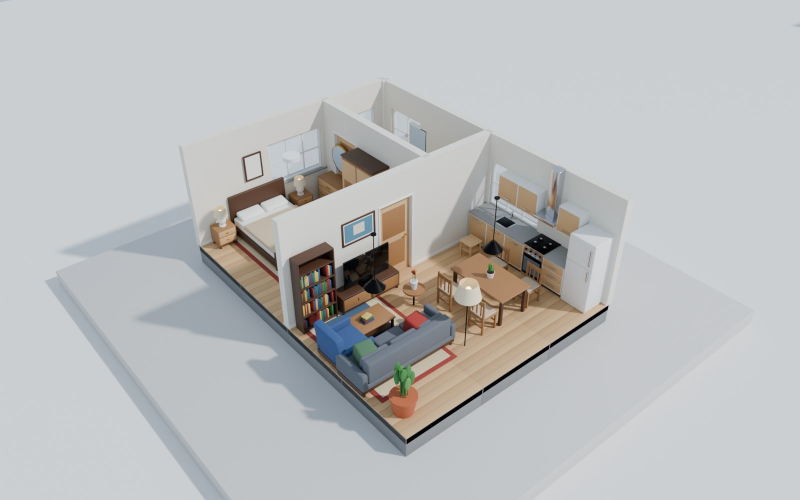
#> input picture HomeKit/Scenes/Renders/Example_Place/Interior_Cutaway.jpg, 1600 x 1000 px (shown at 1/2 size)
$ python make_tiktok_haakoz_brand.py ../../HomeKit/Scenes/Renders/Example_Place/Exterior.jpg ../../HomeKit/Scenes/Renders/Example_Place/Interior_Cutaway.jpg ../../HomeKit/Scenes/Renders/Example_Place/Interior_Cutaway.jpg
#> lines starting #> are read from the running program, lines starting #| are printed output that depends on the picture; after the words box and inside, x2 and y2 are one past the last pixel; in counts of white or black regions, pixels touching at a corner belong together
"""
TikTok (1080x1920, 30 i/s) « pack de pioches » aux couleurs du site Haakoz.com : écran de lancement violet avec le logo HK qui goutte,
fiche produit style site (carte à coins arrondis, pastille « Modèles 3D », étiquette PRIX, nom avec badge vérifié, ligne « Haakoz »),
fond clair lavande, texte marine, boutons violets, puis carte de fin violette avec le prix.

    python tools/video/make_tiktok_haakoz_brand.py <pioches.mp4> <screenshot_splash_logo.png> <sortie.mp4>

Charte relevée sur les captures du site : violet #6E53F6, fond #FBF8FD, texte marine #1B1636, violet des puces #5841D8, lavande #E7DEF8.
"""
import math
import os
import subprocess
import sys
import wave

import numpy as np
from PIL import Image, ImageDraw, ImageFilter, ImageFont

sys.path.insert(0, os.path.dirname(os.path.abspath(__file__)))
import _sfx as sx  # noqa: E402
from _sfx import SR, add, bell, boom, ping, reverb, riser, whoosh  # noqa: E402

W, H, FPS = 1080, 1920, 30
src, logo_shot, out = sys.argv[1], sys.argv[2], sys.argv[3]
TMP = os.path.join(os.path.dirname(os.path.abspath(out)), "_tmp_hk")
os.makedirs(TMP, exist_ok=True)
FB = "/usr/share/fonts/opentype/inter/InterDisplay-Black.otf"
FX = "/usr/share/fonts/opentype/inter/InterDisplay-ExtraBold.otf"
FS = "/usr/share/fonts/opentype/inter/InterDisplay-SemiBold.otf"
PURPLE, PURPLE_D, NAVY, LAV, PAGE = (110, 83, 246), (88, 65, 216), (27, 22, 54), (231, 222, 248), (251, 248, 253)
SITE = "haakoz.com"
PRICE = "$9"

OVT = 0.35                      # fondu entre pioches (dans la fenêtre)
OV = 0.5                        # transition entre scènes
D0, D1, D2 = 1.6, 14.0, 3.6     # visibles : lancement / fiche produit / fin
TOTAL = D0 + D1 + D2
S1_0 = D0                       # début de la scène 1 (temps absolu)
S2_0 = D0 + D1
PICK0, PICKD = 2.5, 1.5         # temps local (scène 1) du premier plan pioche, durée de chacun
WX, WY, WW, WH = 80, 470, 920, 840
GY0, GH = 290, 1200             # le groupe « carte » : y absolu de départ et hauteur (centre = centre de la fenêtre)
MATS = ["WOOD", "COPPER", "IRON", "GOLD", "DIAMOND", "URANIUM", "RUBY", "LAPIS"]
print("durée", TOTAL)


# [4 lines left out: function run, not called in this run]


def font(path, size):
    return ImageFont.truetype(path, size)


def textlen(txt, f):
    return ImageDraw.Draw(Image.new("L", (1, 1))).textlength(txt, font=f)


def rr_mask(w, h, r, ss=4):
    m = Image.new("L", (w * ss, h * ss), 0)
    ImageDraw.Draw(m).rounded_rectangle((0, 0, w * ss - 1, h * ss - 1), r * ss, fill=255)
    return m.resize((w, h), Image.LANCZOS)


def grad_img(w, h, c0, c1, horizontal=False):
    a = np.zeros((h, w, 3), np.float32)
    for c in range(3):
        a[:, :, c] = (np.linspace(c0[c], c1[c], w)[None, :] if horizontal else np.linspace(c0[c], c1[c], h)[:, None])
    return Image.fromarray(a.astype(np.uint8)).convert("RGBA")


def paste(base, im, x, y):
    x, y = int(x), int(y)
    cx0, cy0 = max(0, -x), max(0, -y)
    cx1, cy1 = min(im.width, base.width - x), min(im.height, base.height - y)
    if cx1 > cx0 and cy1 > cy0:
        base.alpha_composite(im.crop((cx0, cy0, cx1, cy1)), (x + cx0, y + cy0))


def shadow(im, blur=26, dy=14, alpha=0.22, col=(110, 83, 246)):
    pad = blur * 3
    base = Image.new("RGBA", (im.width + 2 * pad, im.height + 2 * pad), (0, 0, 0, 0))
    a = im.split()[3].point(lambda v: int(v * alpha))
    s = Image.new("RGBA", im.size, col + (0,))
    s.putalpha(a)
    sh = Image.new("RGBA", base.size, (0, 0, 0, 0))
    sh.paste(s, (pad, pad + dy))
    sh = sh.filter(ImageFilter.GaussianBlur(blur))
    base.alpha_composite(sh)
    base.alpha_composite(im, (pad, pad))
    return base


def pill(text, size, fg, bg=None, gradient=None, padx=1.0, pady=0.55, fontp=FB, outline=None, shad=False):
    f = font(fontp, size)
    tw = int(textlen(text, f))
    w, h = tw + int(size * 2 * padx), int(size * (1 + 2 * pady))
    m = rr_mask(w, h, h // 2)
    body = grad_img(w, h, *gradient) if gradient else Image.new("RGBA", (w, h), bg + (255,))
    body.putalpha(m)
    im = Image.new("RGBA", (w, h), (0, 0, 0, 0))
    im.alpha_composite(body)
    if outline:
        ImageDraw.Draw(im).rounded_rectangle((1, 1, w - 2, h - 2), h // 2, outline=outline + (255,), width=3)
    ImageDraw.Draw(im).text((w / 2, h / 2 + size * 0.04), text, font=f, fill=fg + (255,), anchor="mm")
    return shadow(im) if shad else im


def text_im(lines, color_top, color_bot, size, fontp=FB, gap=1.05, glow=None, maxw=940):
    f = font(fontp, size)
    while max(textlen(l, f) for l in lines) > maxw and size > 30:
        size -= 4
        f = font(fontp, size)
    lh = int(size * gap)
    pad = 40
    w = int(max(textlen(l, f) for l in lines)) + 2 * pad
    h = lh * len(lines) + 2 * pad
    mask = Image.new("L", (w, h), 0)
    d = ImageDraw.Draw(mask)
    for i, l in enumerate(lines):
        d.text((w / 2, pad + i * lh + lh / 2), l, font=f, fill=255, anchor="mm")
    im = Image.new("RGBA", (w, h), (0, 0, 0, 0))
    if glow:
        g = Image.new("RGBA", (w, h), glow + (0,))
        g.putalpha(mask.filter(ImageFilter.GaussianBlur(14)).point(lambda v: int(v * 0.6)))
        im.alpha_composite(g)
    gi = grad_img(w, h, color_top, color_bot)
    gi.putalpha(mask)
    im.alpha_composite(gi)
    return im


# ============================================================ logo (extrait de la capture : clé de couleur sur le violet du site)
def make_logo():
    a = Image.open(logo_shot).convert("RGB")
#> a is the input picture: PIL image 1600x1000 RGB; mean R, G, B 186, 187.1, 187.6
    k = a.width / 923
    box = (int(300 * k), int(740 * k), int(670 * k), int(1140 * k))
    c = np.asarray(a.crop(box)).astype(np.float32)
#> c: shape (694, 641, 3) float32; every value is 0
    bg = np.array([110, 83, 246], np.float32)
    diff = np.maximum(c[:, :, 0] - bg[0], c[:, :, 1] - bg[1])
#> diff: shape (694, 641) float32; every value is -83
    al = np.clip((diff - 8) / 26.0, 0, 1)
#> al: shape (694, 641) float32; every value is 0
    al3 = np.maximum(al, 1e-3)[:, :, None]
#> al3: shape (694, 641, 1) float32; every value is 0.001
    fg = np.clip((c - bg * (1 - al3)) / al3, 0, 255)
    im = Image.fromarray(np.dstack([fg, al * 255]).astype(np.uint8), "RGBA")
    bb = im.getbbox()
#> bb = None
    im = im.crop(bb)
    return im


# ============================================================ éléments graphiques
def make_assets():
    logo = make_logo()
    lw = 400
    big = logo.resize((lw, int(logo.height * lw / logo.width)), Image.LANCZOS)
#> big: PIL image 400x433 RGBA; every value is 0
    big.save(f"{TMP}/logo_big.png")
    mid = logo.resize((230, int(logo.height * 230 / logo.width)), Image.LANCZOS)
#> mid: PIL image 230x249 RGBA; every value is 0
    mid.save(f"{TMP}/logo_mid.png")
    sm = logo.resize((96, int(logo.height * 96 / logo.width)), Image.LANCZOS)
#> sm: PIL image 96x103 RGBA; every value is 0
    # fonds
    y, x = np.mgrid[:H, :W].astype(np.float32)
    page = np.zeros((H, W, 3), np.float32)
    page[:] = np.array(PAGE, np.float32)
    g1 = np.exp(-(((x - 820) / 520) ** 2 + ((y - 120) / 380) ** 2))[:, :, None]
    g2 = np.exp(-(((x - 120) / 560) ** 2 + ((y - 1500) / 520) ** 2))[:, :, None]
    page = page * (1 - 0.55 * g1) + np.array([196, 180, 255], np.float32) * 0.55 * g1
    page = page * (1 - 0.35 * g2) + np.array([214, 202, 255], np.float32) * 0.35 * g2
    Image.fromarray(np.clip(page, 0, 255).astype(np.uint8)).save(f"{TMP}/bg_light.png")
    pu = np.zeros((H, W, 3), np.float32)
    pu[:] = np.array(PURPLE, np.float32)
    gl = np.exp(-(((x - W / 2) / 620) ** 2 + ((y - 760) / 760) ** 2))[:, :, None]
    pu = pu * (1 - 0.35 * gl) + np.array([150, 128, 255], np.float32) * 0.35 * gl
    vig = np.clip(((x - W / 2) ** 2 / (W * 0.9) ** 2 + (y - H / 2) ** 2 / (H * 0.8) ** 2), 0, 1)[:, :, None]
    pu = pu * (1 - 0.18 * vig)
    Image.fromarray(np.clip(pu, 0, 255).astype(np.uint8)).save(f"{TMP}/bg_purple.png")
    # grosses taches lavande qui flottent
    for i, (sz, col) in enumerate(((760, (190, 172, 255)), (620, (214, 200, 255)))):
        b = Image.new("RGBA", (sz + 200, sz + 200), (0, 0, 0, 0))
        ImageDraw.Draw(b).ellipse((100, 100, 100 + sz, 100 + sz), fill=col + (90,))
        b.filter(ImageFilter.GaussianBlur(60)).save(f"{TMP}/blob{i}.png")
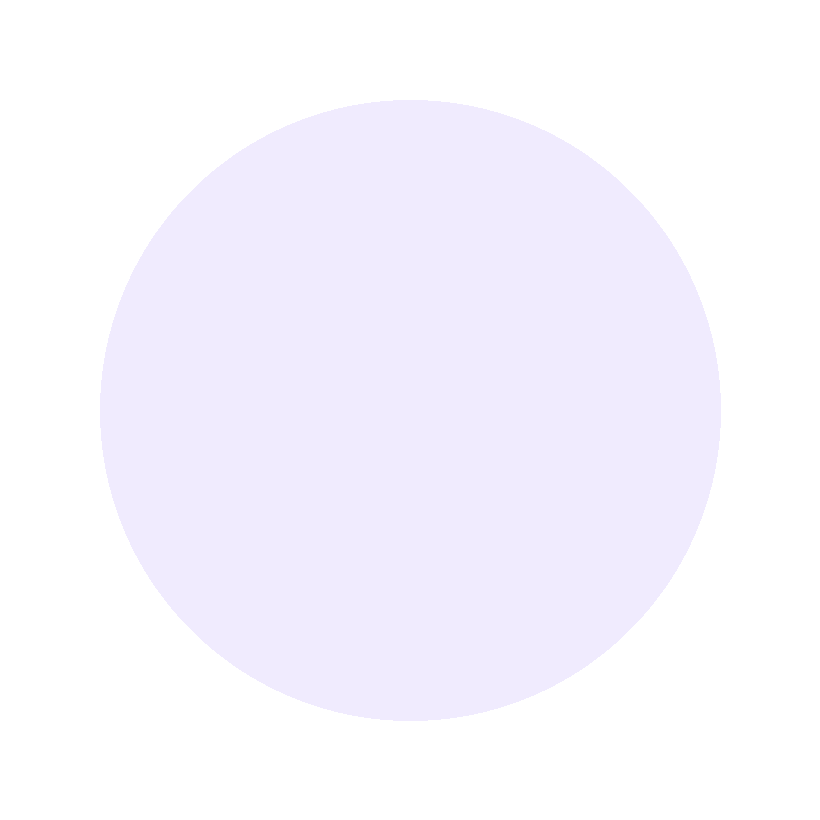
#> b: PIL image 820x820 RGBA; mean R, G, B, A 96.4, 90.1, 114.8, 40.5; transparent parts drawn white
    # fenêtre produit : masque arrondi, fond de carte, pastille, étiquette prix, bandeau d'infos
    rr_mask(WW, WH, 120).save(f"{TMP}/mask.png")
#> in rr_mask, `ImageDraw.Draw(m).rounded_rectangle((0, 0, w * ss - 1, h * ss - 1), r ..`:
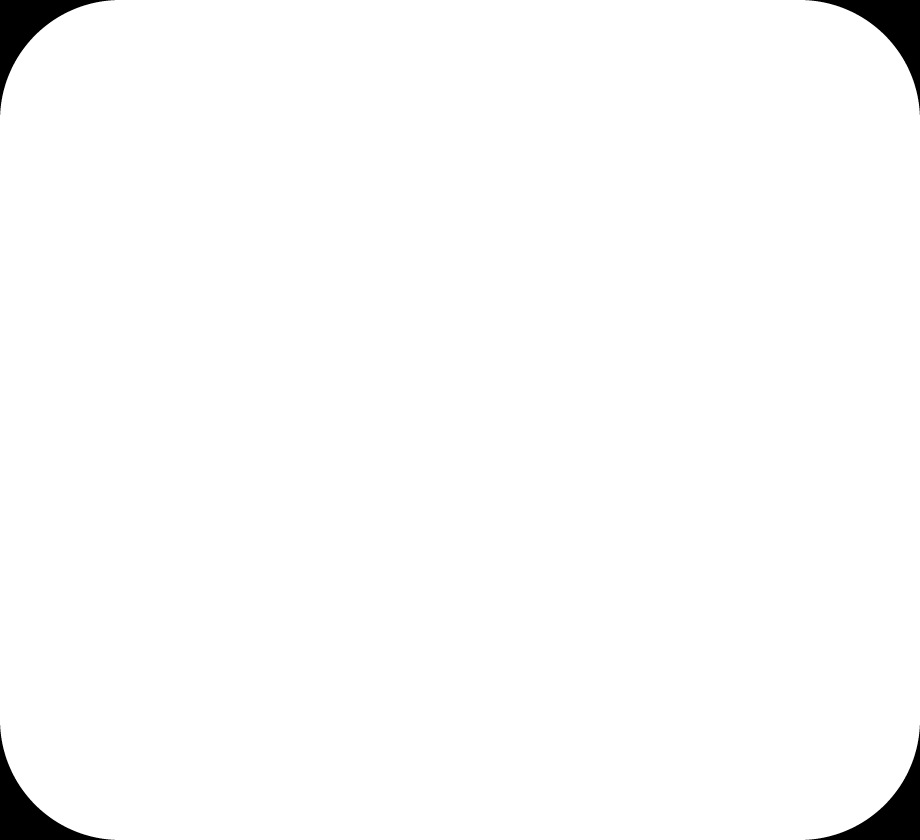
#> m: PIL image 3680x3360 L (shown at 1/4 size); 98.4% white; 4 black regions, box (x1, y1, x2, y2) and area: (0, 0, 459, 459) 49581, (3221, 0, 3680, 459) 49581, (0, 2901, 459, 3360) 49581, (3221, 2901, 3680, 3360) 49581
    grp = Image.new("RGBA", (W, GH), (0, 0, 0, 0))
#> grp: PIL image 1080x1200 RGBA; every value is 0
    wy = WY - GY0
    back = Image.new("RGBA", (WW + 44, WH + 52), (0, 0, 0, 0))
#> back: PIL image 964x892 RGBA; every value is 0
    bm = rr_mask(WW + 44, WH + 52, 140)
    bb = grad_img(WW + 44, WH + 52, (196, 180, 255), (176, 158, 255))
    bb.putalpha(bm)
    paste(grp, shadow(bb, 40, 26, 0.35), WX - 22 - 120, wy - 14 - 120)
#> in shadow, `sh = sh.filter(ImageFilter.GaussianBlur(blur))`:
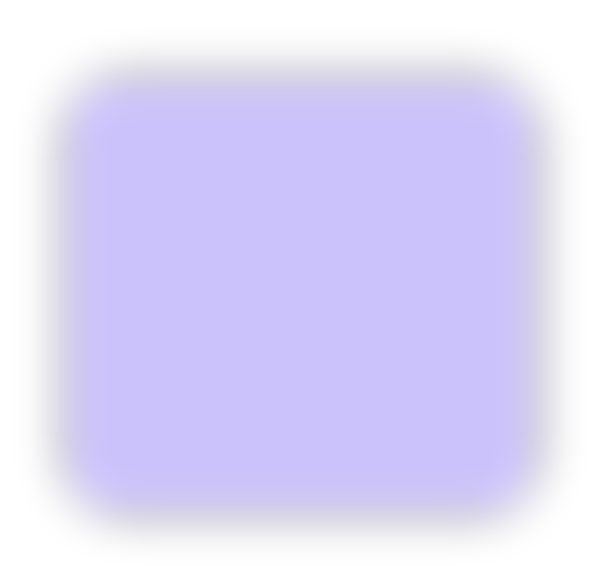
#> sh: PIL image 1204x1132 RGBA (shown at 1/2 size); mean R, G, B, A 69.4, 52.4, 155.2, 55.1; transparent parts drawn white
#> in shadow, `base.alpha_composite(im, (pad, pad))`:
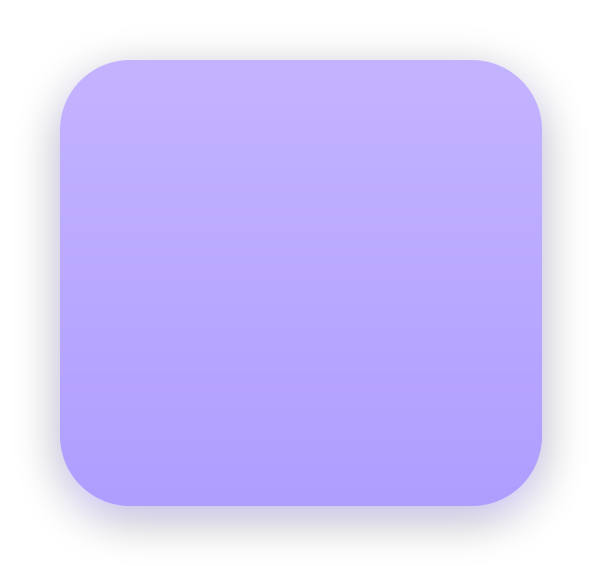
#> base: PIL image 1204x1132 RGBA (shown at 1/2 size); mean R, G, B, A 120.6, 108.7, 170.9, 161.8; transparent parts drawn white
#> in paste, `x, y = int(x), int(y)`: x = -62; y = 46
#> in paste, `cx0, cy0 = max(0, -x), max(0, -y)`: cx0 = 62; cy0 = 0
#> in paste, `cx1, cy1 = min(im.width, base.width - x), min(im.height, base.height -..`: cx1 = 1142; cy1 = 1132
#> in paste, `base.alpha_composite(im.crop((cx0, cy0, cx1, cy1)), (x + cx0, y + cy0))`:
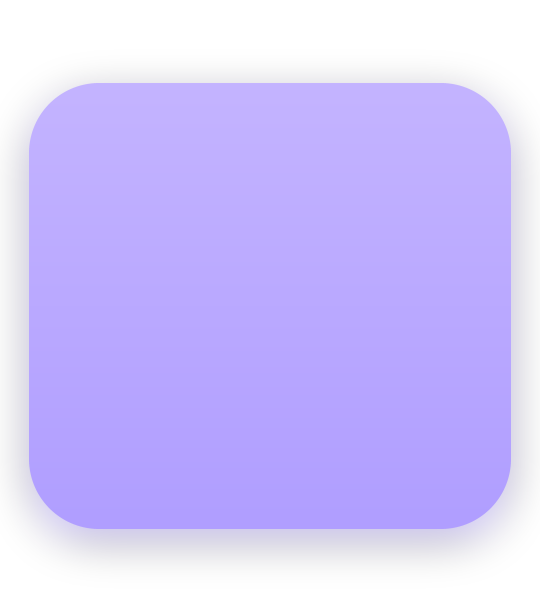
#> base: PIL image 1080x1200 RGBA (shown at 1/2 size); mean R, G, B, A 126.7, 114.2, 179.4, 170; transparent parts drawn white
    ring = Image.new("RGBA", (WW + 24, WH + 24), (0, 0, 0, 0))
#> ring: PIL image 944x864 RGBA; every value is 0
    ring_m = rr_mask(WW + 24, WH + 24, 130)
    ImageDraw.Draw(ring).rectangle((0, 0, WW + 23, WH + 23), fill=(255, 255, 255, 255))
#> ring: PIL image 944x864 RGBA; every value is 255
    ring.putalpha(ring_m)
    grp.alpha_composite(ring, (WX - 12, wy - 12))
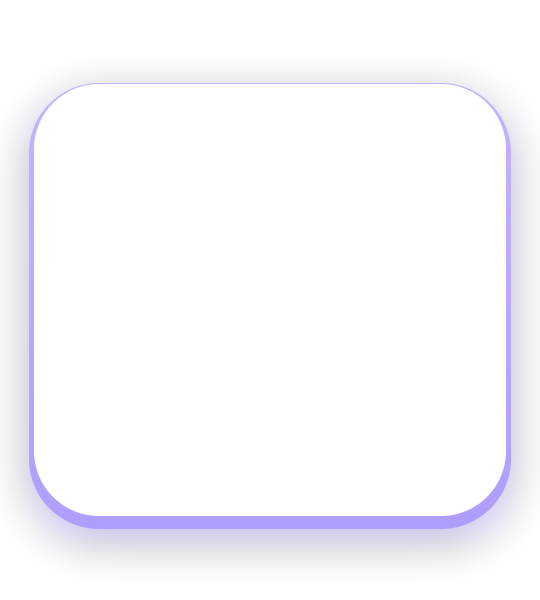
#> grp: PIL image 1080x1200 RGBA (shown at 1/2 size); mean R, G, B, A 169.5, 167.5, 179.4, 170; transparent parts drawn white
    chip = pill("3D Models", 36, PURPLE_D, bg=(255, 255, 255), padx=0.7, pady=0.5, fontp=FX)
#> in pill, `tw = int(textlen(text, f))`: tw = 180
#> in pill, `w, h = tw + int(size * 2 * padx), int(size * (1 + 2 * pady))`: w = 230; h = 72
#> call 4 of rr_mask, with w = 230, h = 72, r = 36, ss = 4
#> in rr_mask (call 4), `ImageDraw.Draw(m).rounded_rectangle((0, 0, w * ss - 1, h * ss - 1), r ..`:
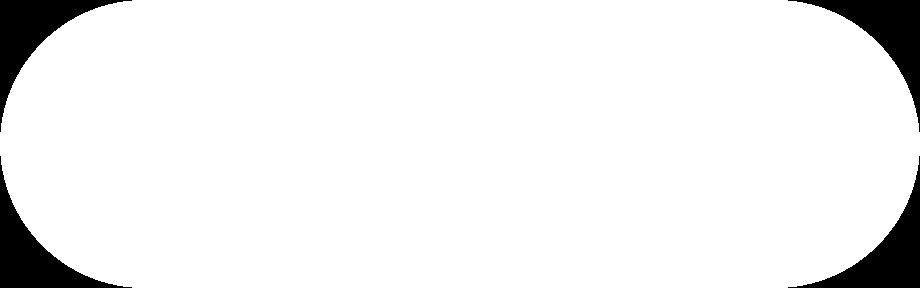
#> m: PIL image 920x288 L; 93.3% white; 4 black regions, box (x1, y1, x2, y2) and area: (0, 0, 132, 132) 4456, (788, 0, 920, 132) 4456, (0, 156, 132, 288) 4456, (788, 156, 920, 288) 4456
    grp.alpha_composite(chip, (WX + 34, wy + 34))
    # bandeau blanc : nom + badge vérifié + créateur
    ih = 150
    info = Image.new("RGBA", (WW - 40, ih), (0, 0, 0, 0))
    info.paste(Image.new("RGBA", info.size, (255, 255, 255, 255)), (0, 0), rr_mask(info.width, ih, 56))
    d = ImageDraw.Draw(info)
    d.text((44, 52), "Realistic Pickaxes", font=font(FB, 52), fill=NAVY + (255,), anchor="lm")
    tx = 44 + int(textlen("Realistic Pickaxes", font(FB, 52))) + 24
#> tx = 523
    # badge vérifié : rosace violette + coche blanche
    star = Image.new("RGBA", (200, 200), (0, 0, 0, 0))
    sd = ImageDraw.Draw(star)
    pts = []
    for i in range(24):
        r = 92 if i % 2 == 0 else 78
        pts.append((100 + r * math.cos(math.pi * i / 12), 100 + r * math.sin(math.pi * i / 12)))
    sd.polygon(pts, fill=(124, 100, 246, 255))
    sd.line([(58, 102), (88, 132), (144, 74)], fill=(255, 255, 255, 255), width=22, joint="curve")
    star = star.resize((52, 52), Image.LANCZOS)
    info.alpha_composite(star, (tx, 52 - 26))
    # ligne créateur : pastille logo + « Haakoz »
    av = Image.new("RGBA", (56, 56), (0, 0, 0, 0))
    av.paste(Image.new("RGBA", (56, 56), (243, 240, 255, 255)), (0, 0), rr_mask(56, 56, 28))
    lg = logo.resize((34, int(logo.height * 34 / logo.width)), Image.LANCZOS)
    av.alpha_composite(lg, (11, 56 // 2 - lg.height // 2 - 1))
    info.alpha_composite(av, (40, 86))
    d.text((112, 114), "Haakoz", font=font(FX, 40), fill=NAVY + (255,), anchor="lm")
    paste(grp, shadow(info, 24, 14, 0.18), WX + 20 - 72, wy + WH + 26 - 72)
    grp.save(f"{TMP}/card.png")
    # étiquette de prix (comme sur le site : petit « PRIX » espacé + montant)
    tab = Image.new("RGBA", (200, 160), (0, 0, 0, 0))
    tm = rr_mask(200, 160, 40)
    tw = Image.new("RGBA", (200, 160), (255, 255, 255, 255))
    tw.putalpha(tm)
    tab.alpha_composite(tw)
    td = ImageDraw.Draw(tab)
    lab = "P R I C E"
    td.text((100, 42), lab, font=font(FX, 21), fill=(150, 142, 190, 255), anchor="mm")
    td.text((100, 104), PRICE, font=font(FB, 84), fill=NAVY + (255,), anchor="mm")
    shadow(tab, 22, 12, 0.3).save(f"{TMP}/price_tab.png")
    # en-tête : logo + haakoz.com
    top = Image.new("RGBA", (460, 130), (0, 0, 0, 0))
    lg2 = logo.resize((82, int(logo.height * 82 / logo.width)), Image.LANCZOS)
    top.alpha_composite(lg2, (8, 65 - lg2.height // 2))
    ImageDraw.Draw(top).text((116, 60), SITE, font=font(FB, 56), fill=NAVY + (255,), anchor="lm")
    top.save(f"{TMP}/top.png")
    # titres : puce violette + nom de la pioche
    chips = ["NEW PACK  •  8 TOOLS"] + [f"PICKAXE {i + 1}/8" for i in range(8)]
    names = ["PICKAXES"] + MATS
    for i, (c, nm) in enumerate(zip(chips, names)):
        chip = pill(c, 34, (255, 255, 255), gradient=((126, 102, 246), (148, 127, 247)), horizontal=False) if False else pill(c, 34, (255, 255, 255), gradient=((126, 102, 246), (148, 127, 247)), fontp=FX, padx=0.8, pady=0.5)
        nmi = text_im([nm], (27, 22, 54), (88, 65, 216), 150, FB)
        im = Image.new("RGBA", (max(chip.width, nmi.width) + 20, chip.height + nmi.height - 20), (0, 0, 0, 0))
        im.alpha_composite(chip, ((im.width - chip.width) // 2, 0))
        im.alpha_composite(nmi, ((im.width - nmi.width) // 2, chip.height - 28))
        im.save(f"{TMP}/head{i}.png")
#> this loop made 9 passes
    # scènes violettes
    wm = text_im([SITE.upper()], (255, 255, 255), (232, 226, 255), 118, FB, glow=(255, 255, 255))
    wm.save(f"{TMP}/s0_word.png")
    pill("ROBLOX ASSETS  •  VFX  •  PACKS", 40, (255, 255, 255), bg=(150, 128, 255), fontp=FX, padx=0.9, pady=0.55, outline=(220, 212, 255)).save(f"{TMP}/s0_tag.png")
    text_im(["GET THE"], (255, 255, 255), (232, 226, 255), 76, FB).save(f"{TMP}/e_get.png")
    text_im(["REALISTIC", "PICKAXES"], (255, 255, 255), (222, 214, 255), 128, FB, glow=(255, 255, 255)).save(f"{TMP}/e_main.png")
    big_tab = Image.new("RGBA", (420, 330), (0, 0, 0, 0))
    bm2 = rr_mask(420, 330, 80)
    bw = Image.new("RGBA", (420, 330), (255, 255, 255, 255))
    bw.putalpha(bm2)
    big_tab.alpha_composite(bw)
    bd = ImageDraw.Draw(big_tab)
    bd.text((210, 74), "P R I C E", font=font(FX, 36), fill=(150, 142, 190, 255), anchor="mm")
    bd.text((210, 206), PRICE, font=font(FB, 190), fill=NAVY + (255,), anchor="mm")
    shadow(big_tab, 30, 18, 0.45, col=(40, 20, 120)).save(f"{TMP}/e_price.png")
    pill("PBR TEXTURES", 40, (255, 255, 255), bg=(150, 128, 255), fontp=FX, padx=0.9, outline=(220, 212, 255)).save(f"{TMP}/e_c1.png")
    pill("FBX FILES", 40, (255, 255, 255), bg=(150, 128, 255), fontp=FX, padx=0.9, outline=(220, 212, 255)).save(f"{TMP}/e_c2.png")
    pill("READY FOR ROBLOX STUDIO", 40, (255, 255, 255), bg=(150, 128, 255), fontp=FX, padx=0.9, outline=(220, 212, 255)).save(f"{TMP}/e_c3.png")
    pill(SITE, 66, NAVY, bg=(255, 255, 255), fontp=FB, padx=1.1, pady=0.6, shad=True).save(f"{TMP}/e_btn.png")
    text_im(["LINK IN BIO"], (255, 255, 255), (232, 226, 255), 64, FB).save(f"{TMP}/e_bio.png")
    # filigrane
    text_im([SITE], (255, 255, 255), (255, 255, 255), 40, FB, glow=(60, 40, 150)).save(f"{TMP}/wm.png")


# ============================================================ poussière lumineuse (blanc sur noir ; sert en « screen » sur le violet et, inversée, en « multiply » sur le clair)
def make_dust(path):
    rng = np.random.default_rng(21)
    fl = []
    for i in range(150):
        depth = rng.random()
        fl.append(dict(x=rng.uniform(-60, W + 60), y=rng.uniform(-100, H + 100), v=25 + 110 * depth ** 1.2, r=2 + 8 * depth ** 1.5, sw=rng.uniform(15, 60), fr=rng.uniform(0.5, 1.6),
                       ph=rng.uniform(0, 6.28), a=0.3 + 0.7 * depth))

    # [4 lines left out: function sprite, not called in this run]
    cache = {}
    stars = [dict(x=rng.uniform(40, W - 40), y=rng.uniform(120, H - 360), t0=rng.uniform(0, TOTAL), dur=rng.uniform(0.6, 1.1), s=rng.uniform(14, 36)) for _ in range(34)]
    cmd = ["ffmpeg", "-y", "-loglevel", "error", "-f", "rawvideo", "-pix_fmt", "rgb24", "-s", f"{W}x{H}", "-r", str(FPS), "-i", "-", "-c:v", "libx264", "-crf", "12", "-pix_fmt", "yuv420p", path]
#> (the run stopped early here; a loop or call above may not have finished)
